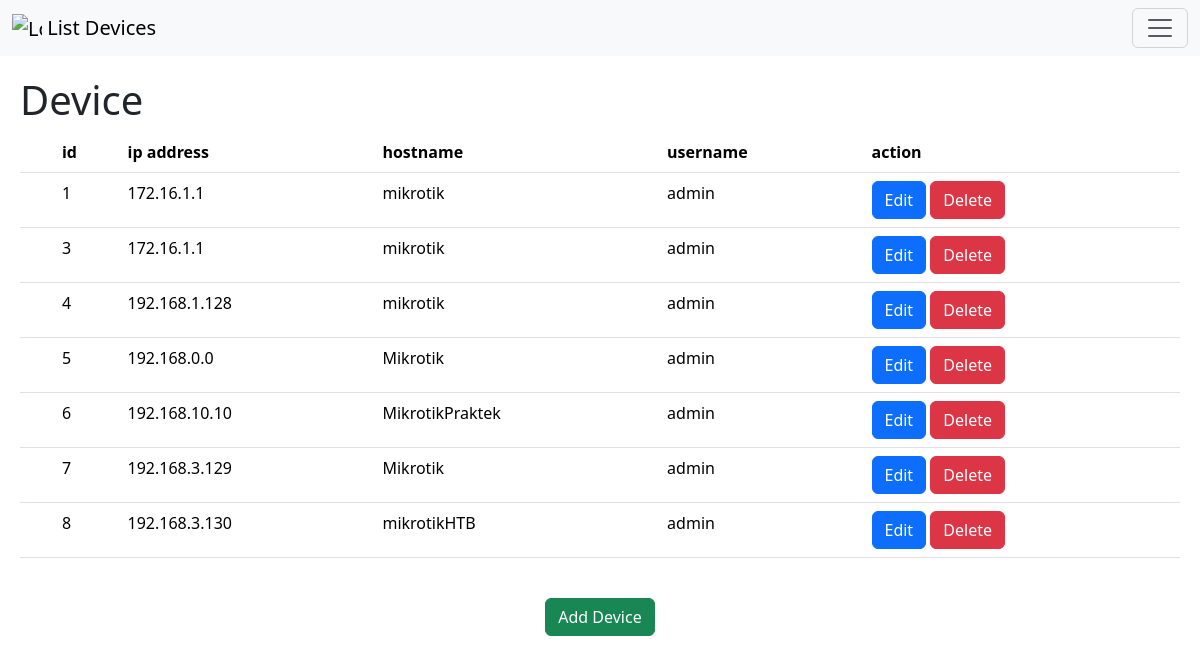
Page /devices/ on the committed database.
### network_automation/models.py (models this page shows, shortened)
class Device(models.Model):
    ip_address = models.CharField(max_length=255)
    hostname = models.CharField(max_length=255)
    username = models.CharField(max_length=255)
    password = models.CharField(max_length=255)
    CONFIG_CHOICES = [
        ('simple_queue', 'Simple Queue'),
        ('queue_three', 'Queue Three'),
        ('HTB', 'HTB'),
    ]
    config = models.CharField(max_length=255, choices=CONFIG_CHOICES, default='default')

### network_automation/views.py (the view)
# urls.py: path("devices/", views.devices, name="devices"),
def devices(request):
    all_devices = Device.objects.all()
    devices = Device.objects.all()
    context = {
        'title' : "Devices",
        'active_devices' : 'active',
        'devices' : devices,
        'all_devices' : len(all_devices),
    }
    return render(request, 'devices.html', context)

### network_automation/templates/devices.html (shortened to what this page needs)
<!DOCTYPE html>
<html lang="en">
  <head>
    <link
      href="https://cdn.jsdelivr.net/npm/bootstrap@5.3.2/dist/css/bootstrap.min.css"
      rel="stylesheet"
    />
    <link rel="stylesheet" href="/static/css/style.css" />
  </head>
  <body>
    <div class="container-navbar">
      <nav class="navbar bg-body-tertiary">
        <div class="container-fluid">
          <a class="navbar-brand" href="#">
            <img
              src="/static/image/hub.png"
              alt="Logo"
              width="30"
              height="24"
              class="d-inline-block align-text-top"
            />
            List Devices
          </a>
          <button
            class="navbar-toggler"
            type="button"
            data-bs-toggle="collapse"
            data-bs-target="#navbarNavDropdown"
            aria-controls="navbarNavDropdown"
            aria-expanded="false"
            aria-label="Toggle navigation"
          >
            <span class="navbar-toggler-icon"></span>
          </button>
        </div>
      </nav>
    </div>
    <div class="container-content">
      <div class="title"><h1>Device</h1></div>
      <div class=".container-table">
        <table class="table">
          <thead>
            <tr>
              <th scope="col"></th>
              <th scope="col">id</th>
              <th scope="col">ip address</th>
              <th scope="col">hostname</th>
              <th scope="col">username</th>
              <th scope="col">action</th>
            </tr>
          </thead>
          <tbody>
            {% if devices %}
              {% for row in devices %}
                <tr>
                  <th scope="row">{{ loop.index }}</th>
                  <td>{{ row.id }}</td>
                  <td>{{ row.ip_address }}</td>
                  <td>{{ row.hostname }}</td>
                  <td>{{ row.username }}</td>
                  <td>
                    <div class="container-btn">
                      <a href="/edit-device/{{ row.id }}" class="btn btn-primary">Edit</a>
                      <a href="/delete-device/{{ row.id }}" class="btn btn-danger delete-user" onclick="return confirm('are you sure you want to delete it?')">Delete</a>
                    </div>
                  </td>
                </tr>
              {% endfor %}
            {% else %}
              <tr>
                <td class="text-center" colspan="6">no devices registered</td>
              </tr>
            {% endif %}
          </tbody>
        </table>
      </div>
    </div>
    <div class="container-button">
      <a class="btn btn-success" href="/addpage" role="button">Add Device</a>
    </div>
  </body>
</html>

### static/css/style.css (style rules this page uses)
.container-content { margin: 20px; }
.container-button { display: flex; align-items: center; justify-content: center; padding-top: 20px; padding-bottom: 20px; }

### rows in the picture
Device: id "1", ip_address "172.16.1.1", hostname "mikrotik", username "admin"
Device: id "3", ip_address "172.16.1.1", hostname "mikrotik", username "admin"
Device: id "4", ip_address "192.168.1.128", hostname "mikrotik", username "admin"
Device: id "5", ip_address "192.168.0.0", hostname "Mikrotik", username "admin"
Device: id "6", ip_address "192.168.10.10", hostname "MikrotikPraktek", username "admin"
Device: id "7", ip_address "192.168.3.129", hostname "Mikrotik", username "admin"
Device: id "8", ip_address "192.168.3.130", hostname "mikrotikHTB", username "admin"
